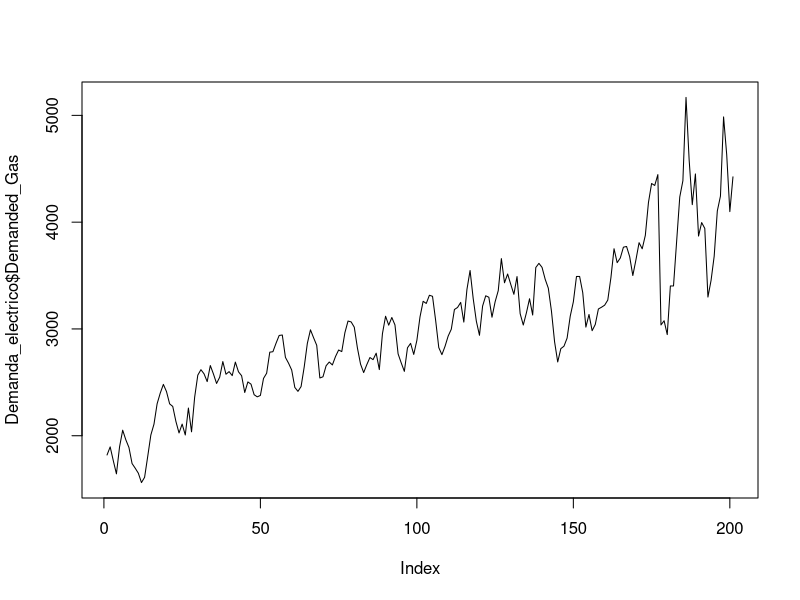
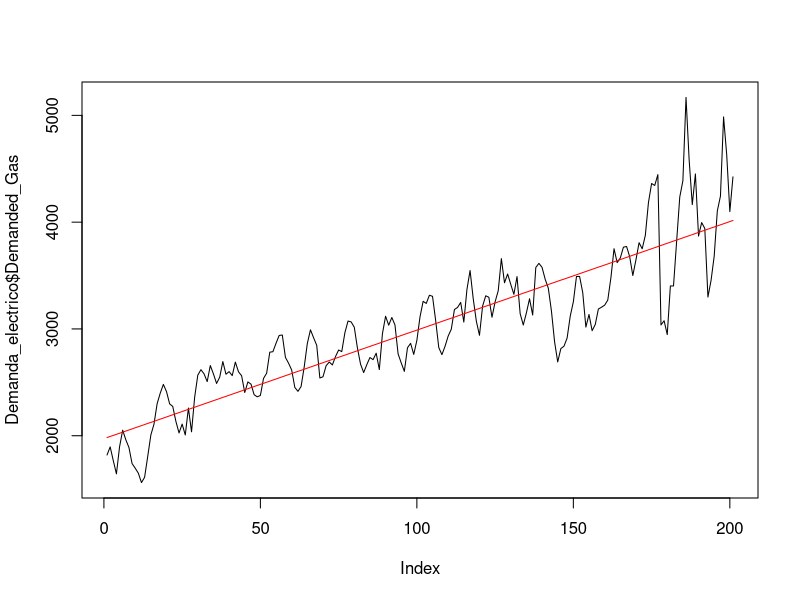
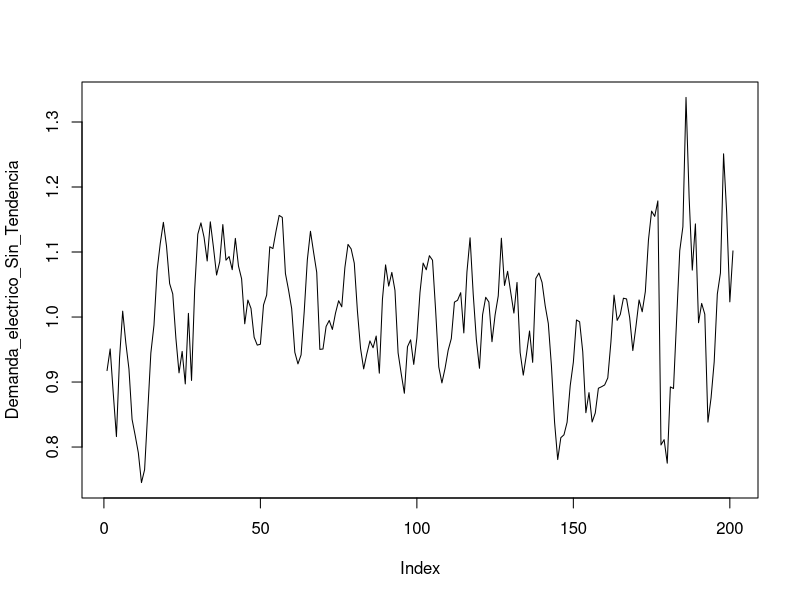
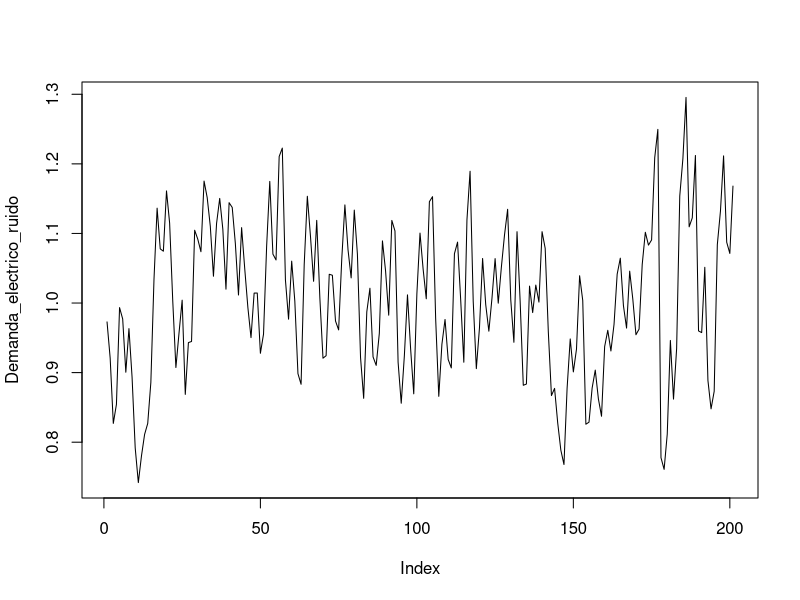
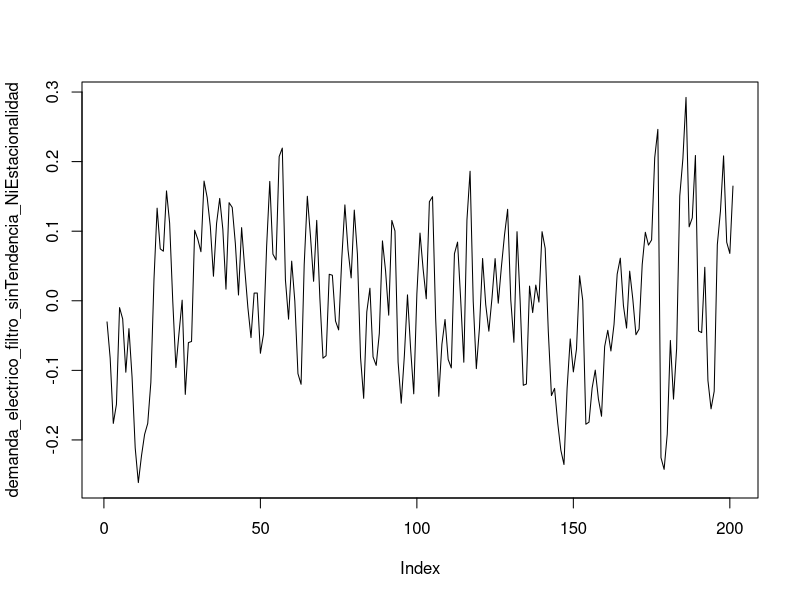
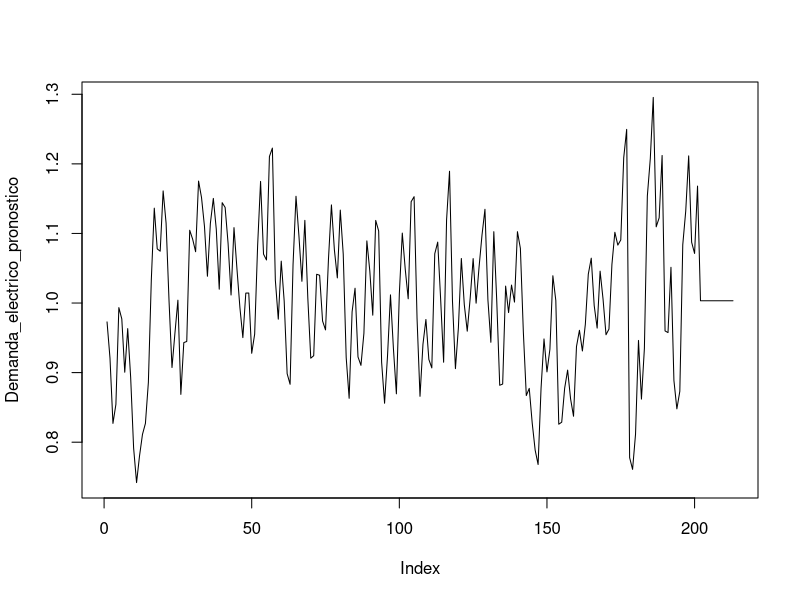
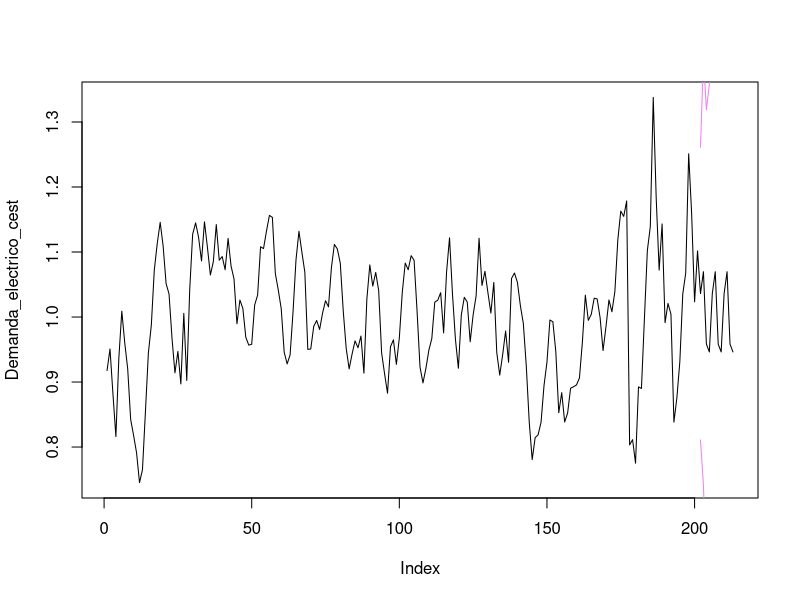
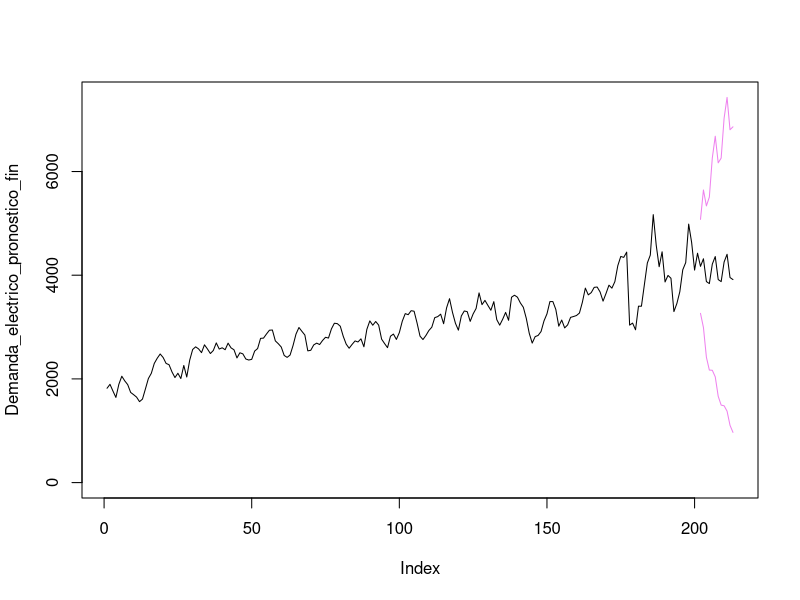

The R script that drew these images, in order:
## ---- chunk 1
knitr::opts_chunk$set(echo = TRUE)
## ---- chunk 2
install.packages("readxl")

library("readxl")
## ---- chunk 3

Demanda_electrico <-read_excel("Demanda_electrico_2022_full1_pp.xlsx")
## ---- chunk 4
head(Demanda_electrico)
summary(Demanda_electrico)
typeof(Demanda_electrico)
dim(Demanda_electrico)
## ---- chunk 5
plot(Demanda_electrico$Demanded_Gas, type = "l")
## ---- chunk 6

Electrico_Demanded_gas_line<-lm(Demanded_Gas~Date, data=Demanda_electrico)

Electrico_Demanded_gas_line


## ---- chunk 7
Electrico_Demanded_gas_line_aplicada <- predict(Electrico_Demanded_gas_line, newdata = data.frame(Date = Demanda_electrico$Date))

Electrico_Demanded_gas_line_aplicada

## ---- chunk 8
plot(Demanda_electrico$Demanded_Gas, type="l")
lines(Electrico_Demanded_gas_line_aplicada, col = "red")
## ---- chunk 9
Demanda_electrico_Sin_Tendencia<-Demanda_electrico$Demanded_Gas/Electrico_Demanded_gas_line_aplicada

plot(Demanda_electrico_Sin_Tendencia, type="l")
Demanda_electrico_Sin_Tendencia
dim(Demanda_electrico_Sin_Tendencia)
## ---- chunk 10
# Generate indices for T1, T2, T3, and T4
# Define the indices for each subset
T1_indices <- c(seq(1, 3), seq(13, 15), seq(25, 27), seq(37, 39), seq(49, 51), seq(61, 63), seq(73, 75), seq(85, 87), seq(97, 99), seq(109, 111), seq(121, 123), seq(133, 135), seq(145, 147), seq(157, 159), seq(169, 171), seq(181, 183), seq(193, 195))


T2_indices <- c(seq(4, 6), seq(16, 18), seq(28, 30), seq(40, 42), seq(52, 54), seq(64, 66), seq(76, 78), seq(88, 90), seq(100, 102), seq(112, 114), seq(124, 126), seq(136, 138), seq(148, 150), seq(160, 162), seq(172, 174), seq(184, 186), seq(196, 198))

T3_indices <- c(seq(7, 9), seq(19, 21), seq(31, 33), seq(43, 45), seq(55, 57), seq(67, 69), seq(79, 81), seq(91, 93), seq(103, 105), seq(115, 117), seq(127, 129), seq(139, 141), seq(151, 153), seq(163, 165), seq(175, 177), seq(187, 189), seq(199, 201))

T4_indices <- c(seq(10, 12), seq(22, 24), seq(34, 36), seq(46, 48), seq(58, 60), seq(70, 72), seq(82, 84), seq(94, 96), seq(106, 108), seq(118, 120), seq(130, 132), seq(142, 144), seq(154, 156), seq(166, 168), seq(178, 180), seq(190, 192), seq(202, 204))


# Create the subsets
T1 <- Demanda_electrico_Sin_Tendencia[T1_indices]
T1
T2 <- Demanda_electrico_Sin_Tendencia[T2_indices]
T2
T3 <- Demanda_electrico_Sin_Tendencia[T3_indices]
T3
T4 <- Demanda_electrico_Sin_Tendencia[T4_indices]
T4



## ---- chunk 11

FE1_electrico<-mean(T1)/mean(Demanda_electrico_Sin_Tendencia)
FE1_electrico

FE2_electrico<-mean(T2)/mean(Demanda_electrico_Sin_Tendencia)
FE2_electrico

FE3_electrico<-mean(T3)/mean(Demanda_electrico_Sin_Tendencia)
FE3_electrico

FE4_electrico<-mean(T4, na.rm = TRUE)/mean(Demanda_electrico_Sin_Tendencia)
FE4_electrico
## ---- chunk 12

Demanda_electrico_ruido<-Demanda_electrico_Sin_Tendencia/c(FE1_electrico, FE2_electrico, FE3_electrico, FE4_electrico)

Demanda_electrico_ruido

plot(Demanda_electrico_ruido, type="l")
## ---- chunk 13

demanda_electrico_filtro_sinTendencia_NiEstacionalidad <-Demanda_electrico_ruido-mean(Demanda_electrico_ruido)

plot(demanda_electrico_filtro_sinTendencia_NiEstacionalidad, type="l")

## Se determina la desviación estandar del error 

sd_est_demanda_electrico<-sd(demanda_electrico_filtro_sinTendencia_NiEstacionalidad)
sd_est_demanda_electrico

## ---- chunk 14

Demanda_electrico_pronostico<-c(Demanda_electrico_ruido, rep(mean(Demanda_electrico_ruido), 12))

plot(Demanda_electrico_pronostico, type="l")

## ---- chunk 15
LI_demanda_electrico<-Demanda_electrico_pronostico[202:213]-2*sd_est_demanda_electrico*c(1:12)^.5
LS_demanda_electrico<-Demanda_electrico_pronostico[202:213]+2*sd_est_demanda_electrico*c(1:12)^.5

## Tambien se debe "crear la linea para nuestros limites" teniendo NA en los valores de datos historicos, así como los 12 valores de limites previamente calculados

LI_demanda_electrico_ajustado<-c(rep(NA, times=201), LI_demanda_electrico)
LI_demanda_electrico_ajustado

LS_demanda_electrico_ajustado<-c(rep(NA, times=201), LS_demanda_electrico)
LS_demanda_electrico_ajustado
## ---- chunk 16

# Devolver estacionalidada

Demanda_electrico_cest<-Demanda_electrico_pronostico*c(FE1_electrico, FE2_electrico,FE3_electrico, FE4_electrico)
Demanda_electrico_cest


LI_demanda_electrico_cest<-LI_demanda_electrico_ajustado*c(FE1_electrico, FE2_electrico,FE3_electrico, FE4_electrico)
LI_demanda_electrico_cest



LS_demanda_electrico_cest<-LS_demanda_electrico_ajustado*c(FE1_electrico, FE2_electrico,FE3_electrico, FE4_electrico)
LS_demanda_electrico_cest


plot(Demanda_electrico_cest, type="l")
lines(LI_demanda_electrico_cest, col="violet")
lines(LS_demanda_electrico_cest, col="violet")
## ---- chunk 17
# create a new data set with 12 additional months
extended_dates_electrico <- seq(as.Date("2005-01-01"), as.Date("2022-09-01"), by = "month")

# create a data frame with 225 rows
extended_demanda_electrico <- data.frame(Date = extended_dates_electrico, 
                                         Demanded_Gas = rep(NA, length(extended_dates_electrico)))

# assign values to a subset of Demanded_Gas that corresponds to the length of Demanda_electrico$Demanded_Gas
extended_demanda_electrico$Demanded_Gas[1:length(Demanda_electrico$Demanded_Gas)] <- Demanda_electrico$Demanded_Gas

# print the resulting data frame
extended_demanda_electrico

extended_demanda_electrico$Date <- as.POSIXct(as.character(extended_demanda_electrico$Date), format = "%Y-%m-%d")

extended_demanda_electrico


## ---- chunk 18
Electrico_Demanded_gas_line_aplicada2 <- predict(Electrico_Demanded_gas_line, newdata = data.frame(Date = extended_demanda_electrico$Date))

Electrico_Demanded_gas_line_aplicada2
## ---- chunk 19



Demanda_electrico_pronostico_fin<-Demanda_electrico_cest*Electrico_Demanded_gas_line_aplicada2

LI_demanda_electrico_fin<-LI_demanda_electrico_cest*Electrico_Demanded_gas_line_aplicada2
LS_demanda_electrico_fin<-LS_demanda_electrico_cest*Electrico_Demanded_gas_line_aplicada2


plot(Demanda_electrico_pronostico_fin, type="l", ylim=c(0, max(LS_demanda_electrico_fin, na.rm = TRUE)))
lines(LI_demanda_electrico_fin, col="violet")
lines(LS_demanda_electrico_fin, col="violet")

## ---- chunk 20
# Create a data frame with the predicted values and intervals
df_demanda_electrico_pronostico <- data.frame(Demanded_Gas = c(Demanda_electrico$Demanded_Gas[1:201], rep(NA, 12)), 
                                              Demanda_electrico_pronostico_fin = Demanda_electrico_pronostico_fin, 
                                              LI_demanda_electrico_fin = LI_demanda_electrico_fin, 
                                              LS_demanda_electrico_fin = LS_demanda_electrico_fin)

# View the resulting data frame
View(df_demanda_electrico_pronostico)

## ---- chunk 21

Demanda_electrico_completa <-read_excel("Demanda_electrico_2022_full1.xlsx")
Demanda_electrico_completa
## ---- chunk 22
# Create a data frame with the predicted values and intervals
df_demanda_electrico_pronostico_completo <- data.frame(Demanded_Gas = Demanda_electrico_completa$Demanded_Gas, 
                                              Demanda_electrico_pronostico_fin = Demanda_electrico_pronostico_fin, 
                                              LI_demanda_electrico_fin = LI_demanda_electrico_fin, 
                                              LS_demanda_electrico_fin = LS_demanda_electrico_fin)

# View the resulting data frame
View(df_demanda_electrico_pronostico_completo)
## ---- chunk 23
Demanda_electrico_ts <-ts(Demanda_electrico$Demanded_Gas, frequency =12, start =c(2005,1))
Demanda_electrico_ts 
## ---- chunk 24
plot(Demanda_electrico_ts, main="Demanda electrico train data in time series data type")
## ---- chunk 25
Demanda_electrico_ts_hw1 <-HoltWinters(Demanda_electrico_ts, seasonal = 'multiplicative')
Demanda_electrico_ts_hw1
## ---- chunk 26
plot(Demanda_electrico_ts_hw1, main="Aplicaicón del método de Holt Winters a Demanda electrico train data")
## ---- chunk 27
# Install the forecast package
install.packages("forecast")

# Load the forecast package
library(forecast)
## ---- chunk 28
Demanda_electrico_ts_hw1_fc <- forecast(Demanda_electrico_ts_hw1, h=12, level=0.95)
Demanda_electrico_ts_hw1_fc
## ---- chunk 29
plot(Demanda_electrico_ts_hw1_fc, main="Forecast de Demanda_electrico usando el Método de Holt Winters")
